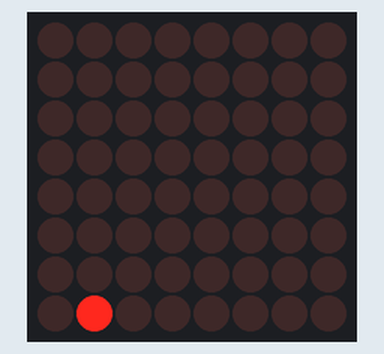
The sketch below on a simulated Arduino Uno, built with avr-gcc and run on an emulated ATmega328P. On the bench: 8×8 LED matrix. Random numbers use the default seed unless the sketch sets one.

Above: at 0.6 s.
At 5.1 s:
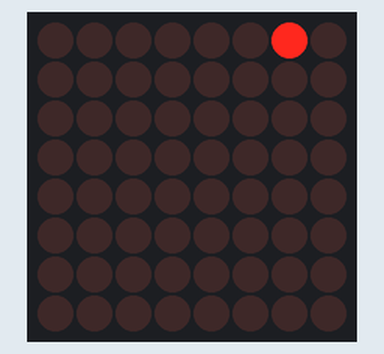
At 9.6 s:
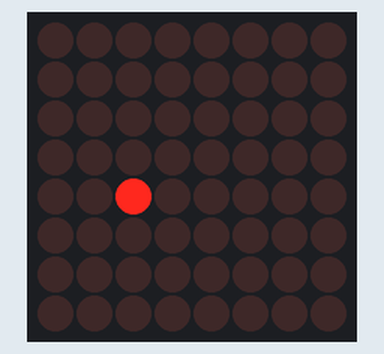
At 18.6 s:
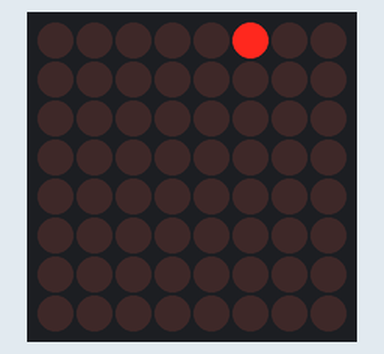
At 27.6 s:
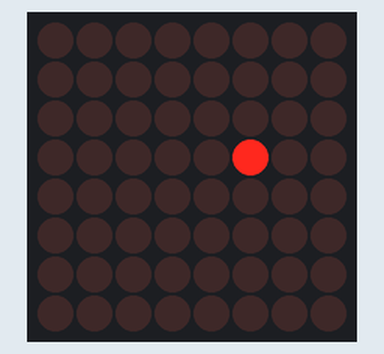
At 38.1 s:
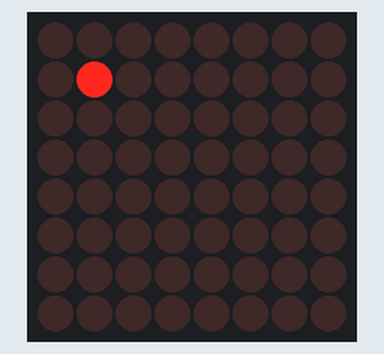

The sketch:

matrixMAX7219.ino
```cpp
#include "LedControl.h"

LedControl lc = LedControl(12, 11, 10, 1);

int row;
int col;

void setup() {
  lc.shutdown(0, false);
  lc.setIntensity(0, 0.5);
}

void loop() {
  lc.clearDisplay(0);

  delay(500);

  row = (int)random(8);
  col = (int)random(8);

  lc.setLed(0, row, col, true);

  delay(1000);
}
```

Measured:
- what the display in image 0 shows lasts 1.0 s, from 0.5 s to 1.5 s
